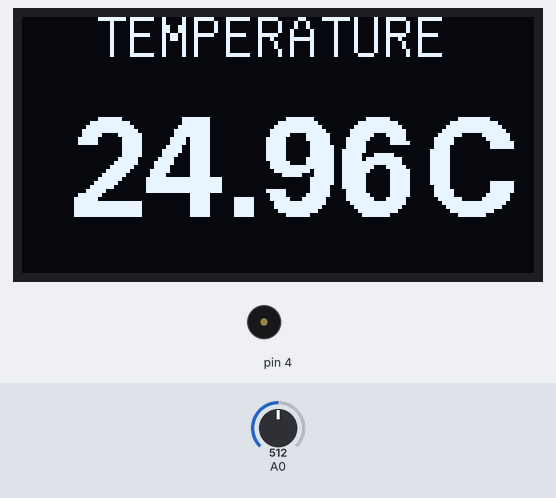
This sketch was run on a simulated Arduino Uno, built with avr-gcc and run on an emulated ATmega328P. On the bench: 128×64 one-colour display, buzzer (waves = sounding). The test bench sets the inputs (shaded band); at power-on: A0 = 512.

Above: at 1.7 s.
1.8 s: A0 set to 552
At 3.5 s:
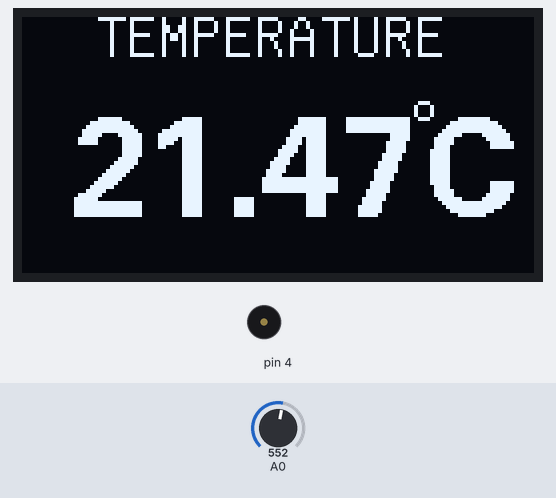
4.8 s: A0 set to 587
At 7.7 s:
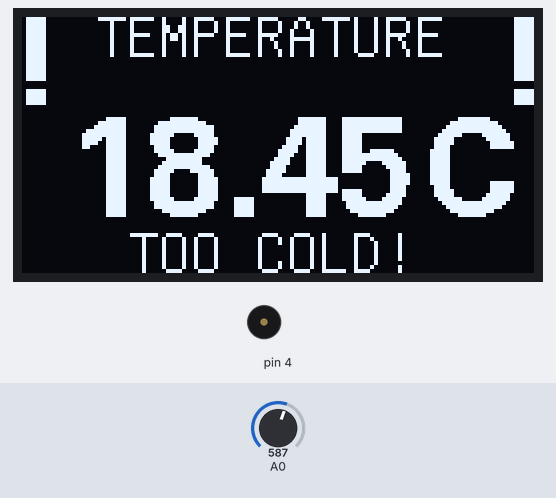
7.8 s: A0 set to 306
At 11.5 s:
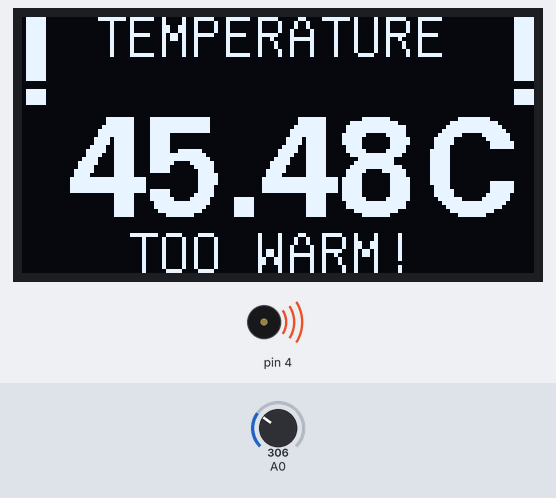
Timing chart, 0 to 16.8 s (numbered marks = the images above; inputs shaded):
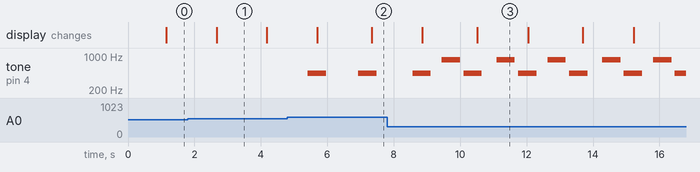

The sketch:

aquarium_alarm.ino
```cpp
// (licence header left out)
#include "U8glib.h"
#define THERMISTORNOMINAL 10000
// temp. for nominal resistance (almost always 25 C)
#define TEMPERATURENOMINAL 25
// how many samples to take and average, more takes longer
// but is more 'smooth'
#define NUMSAMPLES 20
// The beta coefficient of the thermistor (usually 3000-4000)
#define BCOEFFICIENT 3950
// the value of the 'other' resistor
#define SERIESRESISTOR 10000

int samples[NUMSAMPLES];
int led2 = 13;
U8GLIB_SSD1306_128X64 u8g(U8G_I2C_OPT_NO_ACK);

float Temperature=0;
int counter=0;
void drawTemp(void) {
  u8g.setFont(u8g_font_unifont);
  u8g.setPrintPos(18, 10);
  u8g.print("TEMPERATURE");
  u8g.setFont(u8g_font_fub25);
  u8g.setPrintPos(12, 50);
  u8g.print(String(Temperature).substring(0,5));
  u8g.setPrintPos(100, 50);
   u8g.print("C");
   if(counter==2){
    u8g.setPrintPos(-4, 22);
       if(Temperature < 20)
     {
       u8g.print("!");
       u8g.setPrintPos(118, 22);
       u8g.print("!");
       u8g.setPrintPos(26, 64);
       u8g.setFont(u8g_font_unifont);
       u8g.print("TOO COLD!");
     }
     if(Temperature > 32)
     { u8g.print("!");
       u8g.setPrintPos(118, 22);
       u8g.print("!");
       u8g.setPrintPos(26, 64);
       u8g.setFont(u8g_font_unifont);
       u8g.print("TOO WARM!");
     }
   }
  // Celcius symbol
  if(counter>3){
  u8g.drawCircle(100, 23, 2);
  }
}

void setup(void) {
  pinMode(4, OUTPUT);
  analogReference(EXTERNAL);
  digitalWrite(led2, HIGH);
}

float MeasureTemp() {
  uint8_t i;
  float average =0;

  // take N samples in a row, with a slight delay
  for (i=0; i< NUMSAMPLES; i++) {
   samples[i] = analogRead(A0);
   delay(10);
  }

  // average all the samples out
  for (i=0; i< NUMSAMPLES; i++) {
     average += samples[i];
  }
  average /= NUMSAMPLES;

  // convert the value to resistance
  average = 1023 / average - 1;
  average = SERIESRESISTOR / average;

  float steinhart;
  steinhart = average / THERMISTORNOMINAL;     // (R/Ro)
  steinhart = log(steinhart);                  // ln(R/Ro)
  steinhart /= BCOEFFICIENT;                   // 1/B * ln(R/Ro)
  steinhart += 1.0 / (TEMPERATURENOMINAL + 273.15); // + (1/To)
  steinhart = 1.0 / steinhart;                 // Invert
  steinhart -= 273.15;                         // convert to C

  return steinhart;
}
void loop(void) {

 counter++;
 Temperature = MeasureTemp();

 noTone(4);
  if(counter==2 || counter ==4){
    digitalWrite(led2, LOW);
     if(Temperature < 20)
       {
         if(Temperature > 2)
          tone(4, 440, 550);
      }
      if(Temperature > 32)
       {
          tone(4, 440, 550);
      }
     u8g.firstPage();
      do {

        drawTemp();
      } while( u8g.nextPage() );

      delay(380);
   }
   else{
    digitalWrite(led2, HIGH);
    if(Temperature < 18)
      {
        if(Temperature > 2)
          tone(4, 840, 550);
      }
      if(Temperature > 34)
      {
          tone(4, 840, 550);
      }
      delay(450);
   }
  if(counter>3){counter=0;
  }


}
```

Measured:
- the behaviour switches between 569 and 570 on A0 (found by bisection; images 1 and 2)
- after the input at 1.8 s, the display: changes after 0.87 s (image 1)
- after the input at 4.8 s, tone on pin 4: alternates 440 Hz for 0.55 s and silent for 0.97 s, starting after 0.62 s; the display: first changes after 0.90 s (image 2 shows a later state)
- after the input at 7.8 s, the display: first changes after 1.1 s (image 3 shows a later state)
